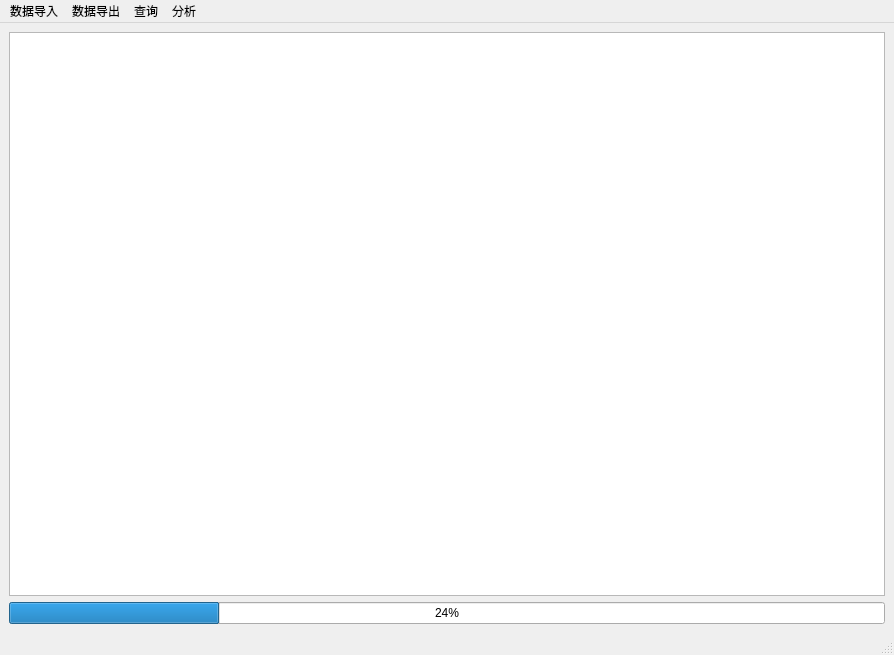
<?xml version="1.0" encoding="UTF-8"?>
<ui version="4.0">
 <class>Handler</class>
 <widget class="QMainWindow" name="Handler">
  <property name="geometry">
   <rect>
    <x>0</x>
    <y>0</y>
    <width>894</width>
    <height>655</height>
   </rect>
  </property>
  <property name="windowTitle">
   <string>MainWindow</string>
  </property>
  <widget class="QWidget" name="centralwidget">
   <layout class="QVBoxLayout" name="verticalLayout_2">
    <item>
     <layout class="QVBoxLayout" name="verticalLayout">
      <item>
       <widget class="QTableView" name="monitoirView"/>
      </item>
      <item>
       <widget class="QProgressBar" name="bar">
        <property name="value">
         <number>24</number>
        </property>
       </widget>
      </item>
     </layout>
    </item>
   </layout>
  </widget>
  <widget class="QMenuBar" name="menubar">
   <property name="geometry">
    <rect>
     <x>0</x>
     <y>0</y>
     <width>894</width>
     <height>23</height>
    </rect>
   </property>
   <widget class="QMenu" name="menu">
    <property name="title">
     <string>数据导入</string>
    </property>
    <widget class="QMenu" name="menuexcel">
     <property name="title">
      <string>excel格式</string>
     </property>
     <addaction name="actiontbCell"/>
     <addaction name="actionKPI"/>
     <addaction name="actionPRB"/>
    </widget>
    <widget class="QMenu" name="menucsv">
     <property name="title">
      <string>csv格式</string>
     </property>
     <addaction name="actionMRO"/>
    </widget>
    <addaction name="menuexcel"/>
    <addaction name="separator"/>
    <addaction name="menucsv"/>
    <addaction name="separator"/>
    <addaction name="group"/>
   </widget>
   <widget class="QMenu" name="menu_2">
    <property name="title">
     <string>数据导出</string>
    </property>
    <addaction name="exporttbCell"/>
    <addaction name="exporttbKPI"/>
    <addaction name="exporttbMROData"/>
    <addaction name="separator"/>
    <addaction name="exportResult"/>
   </widget>
   <widget class="QMenu" name="menu_3">
    <property name="title">
     <string>查询</string>
    </property>
    <widget class="QMenu" name="menuPRB">
     <property name="title">
      <string>PRB信息统计与查询</string>
     </property>
     <addaction name="exporttbPRNnew"/>
     <addaction name="searchtbPRBnew"/>
    </widget>
    <addaction name="sectorSearch"/>
    <addaction name="separator"/>
    <addaction name="eNodeBSearch"/>
    <addaction name="separator"/>
    <addaction name="KPISearch"/>
    <addaction name="separator"/>
    <addaction name="menuPRB"/>
    <addaction name="separator"/>
    <addaction name="tripleSearch"/>
   </widget>
   <widget class="QMenu" name="menu_4">
    <property name="title">
     <string>分析</string>
    </property>
    <addaction name="action_C2I"/>
   </widget>
   <addaction name="menu"/>
   <addaction name="menu_2"/>
   <addaction name="menu_3"/>
   <addaction name="menu_4"/>
  </widget>
  <widget class="QStatusBar" name="statusbar"/>
  <action name="actiontbCell">
   <property name="text">
    <string>网络配置信息</string>
   </property>
  </action>
  <action name="actionKPI">
   <property name="text">
    <string>KPI指标信息</string>
   </property>
  </action>
  <action name="actionPRB">
   <property name="text">
    <string>PRB干扰信息</string>
   </property>
  </action>
  <action name="actionMRO">
   <property name="text">
    <string>MRO数据</string>
   </property>
  </action>
  <action name="exporttbCell">
   <property name="text">
    <string>tbCell</string>
   </property>
  </action>
  <action name="exporttbKPI">
   <property name="text">
    <string>tbKPI</string>
   </property>
  </action>
  <action name="exporttbMROData">
   <property name="text">
    <string>tbMROData</string>
   </property>
  </action>
  <action name="sectorSearch">
   <property name="text">
    <string>小区配置信息查询</string>
   </property>
  </action>
  <action name="eNodeBSearch">
   <property name="text">
    <string>基站eNodeB信息查询</string>
   </property>
  </action>
  <action name="KPISearch">
   <property name="text">
    <string>KPI指标信息查询</string>
   </property>
  </action>
  <action name="exporttbPRNnew">
   <property name="text">
    <string>导出tbPRBnew</string>
   </property>
  </action>
  <action name="searchtbPRBnew">
   <property name="text">
    <string>tbPRBnew查询</string>
   </property>
  </action>
  <action name="action_C2I">
   <property name="text">
    <string>主邻小区C2I干扰分析</string>
   </property>
  </action>
  <action name="tripleSearch">
   <property name="text">
    <string>查询重叠覆盖干扰三元组</string>
   </property>
  </action>
  <action name="exportResult">
   <property name="text">
    <string>查询结果导出</string>
   </property>
  </action>
  <action name="group">
   <property name="text">
    <string>文件分组</string>
   </property>
  </action>
 </widget>
 <resources/>
 <connections/>
</ui>
